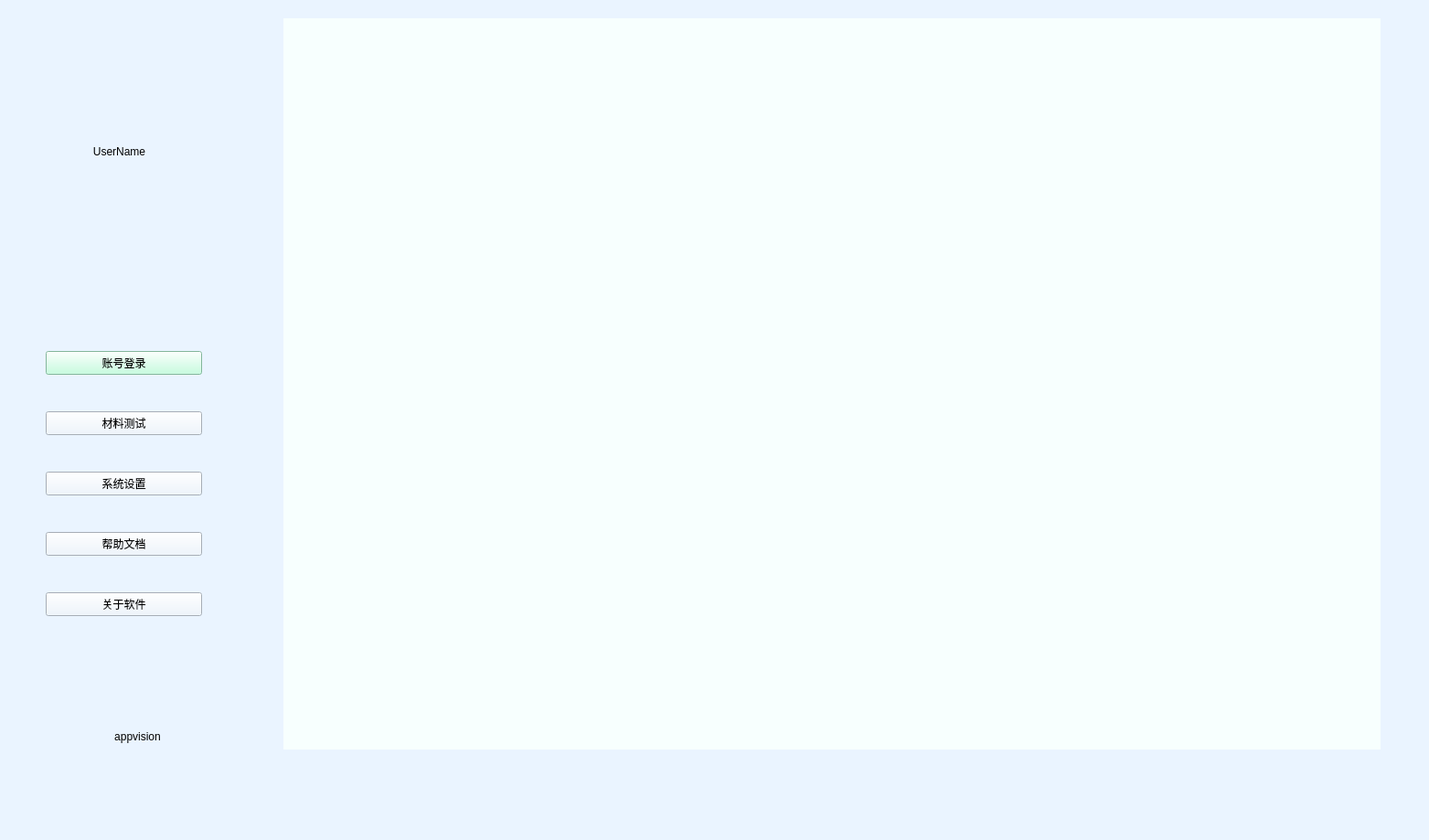
<?xml version="1.0" encoding="UTF-8"?>
<ui version="4.0">
 <class>MainWindow</class>
 <widget class="QMainWindow" name="MainWindow">
  <property name="geometry">
   <rect>
    <x>0</x>
    <y>0</y>
    <width>1563</width>
    <height>919</height>
   </rect>
  </property>
  <property name="windowTitle">
   <string>MainWindow</string>
  </property>
  <property name="styleSheet">
   <string notr="true">background-color: rgb(234, 244, 255);</string>
  </property>
  <widget class="QWidget" name="centralwidget">
   <widget class="QWidget" name="widget" native="true">
    <property name="geometry">
     <rect>
      <x>310</x>
      <y>20</y>
      <width>1200</width>
      <height>800</height>
     </rect>
    </property>
    <property name="minimumSize">
     <size>
      <width>1200</width>
      <height>800</height>
     </size>
    </property>
    <property name="styleSheet">
     <string notr="true">background-color: rgb(247, 255, 254);</string>
    </property>
    <layout class="QGridLayout" name="gridLayout">
     <item row="0" column="1">
      <spacer name="horizontalSpacer_2">
       <property name="orientation">
        <enum>Qt::Horizontal</enum>
       </property>
       <property name="sizeHint" stdset="0">
        <size>
         <width>40</width>
         <height>20</height>
        </size>
       </property>
      </spacer>
     </item>
     <item row="2" column="1">
      <spacer name="horizontalSpacer">
       <property name="orientation">
        <enum>Qt::Horizontal</enum>
       </property>
       <property name="sizeHint" stdset="0">
        <size>
         <width>40</width>
         <height>20</height>
        </size>
       </property>
      </spacer>
     </item>
     <item row="1" column="0">
      <spacer name="verticalSpacer_2">
       <property name="orientation">
        <enum>Qt::Vertical</enum>
       </property>
       <property name="sizeHint" stdset="0">
        <size>
         <width>17</width>
         <height>40</height>
        </size>
       </property>
      </spacer>
     </item>
     <item row="1" column="2">
      <spacer name="verticalSpacer_3">
       <property name="orientation">
        <enum>Qt::Vertical</enum>
       </property>
       <property name="sizeHint" stdset="0">
        <size>
         <width>20</width>
         <height>40</height>
        </size>
       </property>
      </spacer>
     </item>
    </layout>
   </widget>
   <widget class="QWidget" name="layoutWidget">
    <property name="geometry">
     <rect>
      <x>50</x>
      <y>350</y>
      <width>171</width>
      <height>361</height>
     </rect>
    </property>
    <layout class="QVBoxLayout" name="verticalLayout">
     <item>
      <widget class="QtMaterialFlatButton" name="login">
       <property name="styleSheet">
        <string notr="true">background-color: rgb(184, 255, 217);</string>
       </property>
       <property name="text">
        <string>账号登录</string>
       </property>
      </widget>
     </item>
     <item>
      <widget class="QtMaterialFlatButton" name="test">
       <property name="text">
        <string>材料测试</string>
       </property>
      </widget>
     </item>
     <item>
      <widget class="QtMaterialFlatButton" name="systemSet">
       <property name="text">
        <string>系统设置</string>
       </property>
      </widget>
     </item>
     <item>
      <widget class="QtMaterialFlatButton" name="help">
       <property name="text">
        <string>帮助文档</string>
       </property>
      </widget>
     </item>
     <item>
      <widget class="QtMaterialFlatButton" name="about">
       <property name="text">
        <string>关于软件</string>
       </property>
      </widget>
     </item>
    </layout>
   </widget>
   <widget class="QLabel" name="label">
    <property name="geometry">
     <rect>
      <x>50</x>
      <y>130</y>
      <width>161</width>
      <height>71</height>
     </rect>
    </property>
    <property name="styleSheet">
     <string notr="true">font: 12pt &quot;幼圆&quot;;</string>
    </property>
    <property name="text">
     <string>UserName</string>
    </property>
    <property name="alignment">
     <set>Qt::AlignCenter</set>
    </property>
   </widget>
   <widget class="QLabel" name="appVersion">
    <property name="geometry">
     <rect>
      <x>30</x>
      <y>790</y>
      <width>241</width>
      <height>31</height>
     </rect>
    </property>
    <property name="styleSheet">
     <string notr="true">font: 8pt &quot;幼圆&quot;;</string>
    </property>
    <property name="text">
     <string>appvision</string>
    </property>
    <property name="alignment">
     <set>Qt::AlignCenter</set>
    </property>
   </widget>
  </widget>
  <widget class="QMenuBar" name="menubar">
   <property name="geometry">
    <rect>
     <x>0</x>
     <y>0</y>
     <width>1563</width>
     <height>30</height>
    </rect>
   </property>
  </widget>
  <widget class="QStatusBar" name="statusbar"/>
 </widget>
 <customwidgets>
  <customwidget>
   <class>QtMaterialFlatButton</class>
   <extends>QPushButton</extends>
   <header>qtmaterialflatbutton.h</header>
  </customwidget>
 </customwidgets>
 <resources/>
 <connections/>
</ui>
